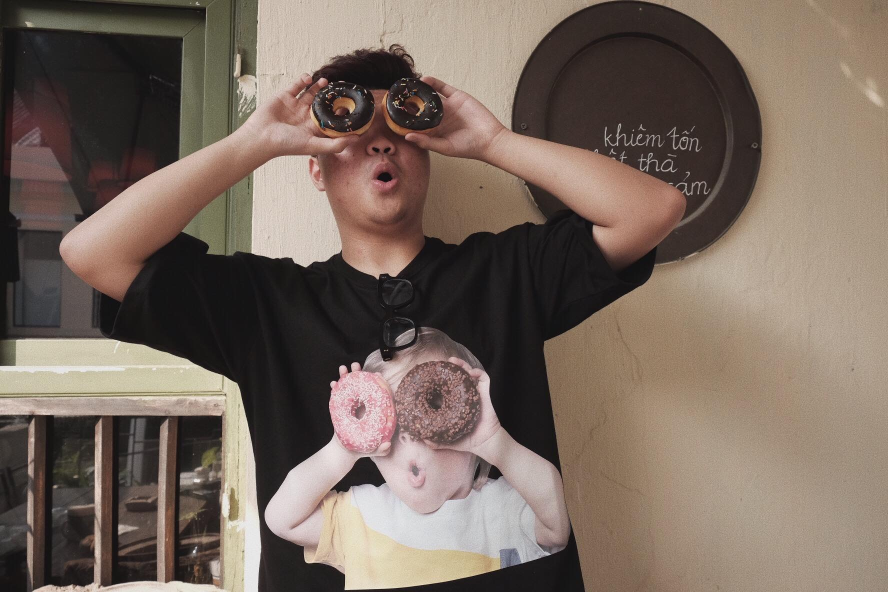
#> input picture DPT (1)/vdnq.jpg, 1776 x 1184 px (shown at 1/2 size)
$ python all.py
#> lines starting #> are read from the running program, lines starting #| are printed output that depends on the picture; after the words box and inside, x2 and y2 are one past the last pixel; in counts of white or black regions, pixels touching at a corner belong together
import sys
import cv2 as cv
import numpy as np

# Các biến toàn cục
DELAY_CAPTION = 1500 #thời gian chờ giữa các bước xử lý khi hiển thị chú thích (caption). 1,5s
DELAY_BLUR = 100 #thời gian chờ giữa các bước xử lý khi hiển thị ảnh đã xử lý 0,1s
MAX_KERNEL_LENGTH = 31 # quy định kích thước tối đa của kernel (bộ lọc) trong các phương pháp làm mờ

src = None  # lưu trữ ảnh gốc
dst = None  # lưu trữ ảnh sau khi xử lý
window_name = 'Smoothing Demo'


def main(argv):
    cv.namedWindow(window_name, cv.WINDOW_AUTOSIZE)

    # Load hình ảnh
    imageName = argv[0] if len(argv) > 0 else 'vdnq.jpg'

    global src
    src = cv.imread(cv.samples.findFile(imageName))
#> src is the input picture: shape (1184, 1776, 3); mean B, G, R 94.8, 105.5, 120.6
    if src is None:
        print ('lỗi khi mở ảnh')
        return -1

    if display_caption('Original Image') != 0:
        return 0

    global dst
    dst = np.copy(src)
    if display_dst(DELAY_CAPTION) != 0:
        return 0

    # Applying Gaussian blur (hiệu ứng làm mờ)
    if display_caption('Gaussian Blur') != 0:
        return 0

    ## [gaussianblur]
    for i in range(1, MAX_KERNEL_LENGTH, 2):
        dst = cv.GaussianBlur(src, (i, i), 0) # kích thước của kernel làm mờ thay đổi từ 1x1
        if display_dst(DELAY_BLUR) != 0:
            return 0
    ## [gaussianblur]

    # Applying Bilateral Filter (làm mịn ảnh)
    if display_caption('Bilateral Blur') != 0:
        return 0

    ## [bilateralfilter]
    for i in range(1, MAX_KERNEL_LENGTH, 2):
        dst = cv.bilateralFilter(src, i, i * 2, i / 2)
        if display_dst(DELAY_BLUR) != 0:
            return 0
    ## [bilateralfilter]

    #  Done
    display_caption('Done!')

    return 0


def display_caption(caption):
#> called with caption = 'Original Image'
    global dst
    dst = np.zeros(src.shape, src.dtype)
    rows, cols, _ch = src.shape
#> rows = 1184; cols = 1776
    cv.putText(dst, caption,
                (int(cols / 4), int(rows / 2)),  #vị trí của ảnh ở đây là cột 1/4 , hàng 1/2
                cv.FONT_HERSHEY_COMPLEX, 1, (255, 255, 255))
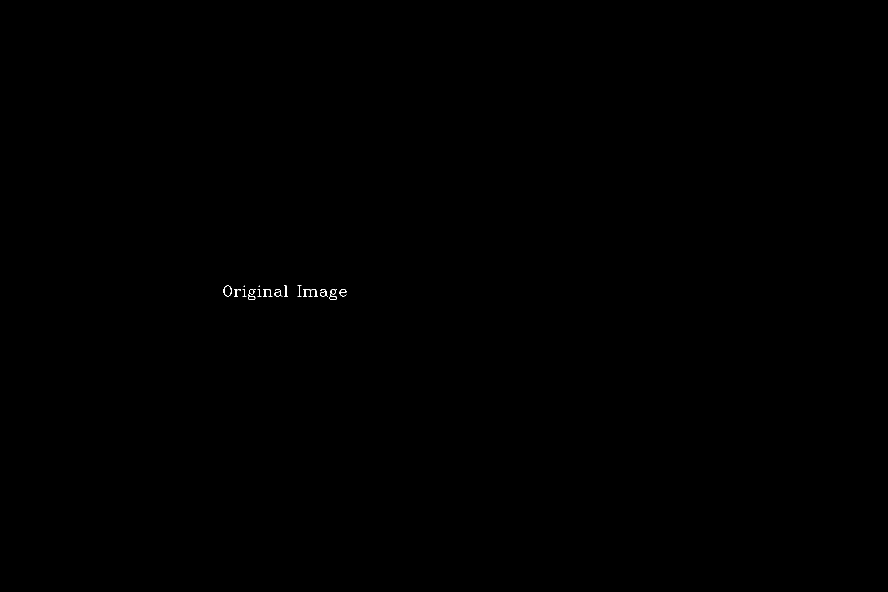
#> dst: shape (1184, 1776, 3) (shown at 1/2 size); 0.04% white in thin lines or dots, all inside (x1, y1, x2, y2) = (447, 571, 693, 600)

    return display_dst(DELAY_CAPTION)


def display_dst(delay):
#> called with delay = 1500
    cv.imshow(window_name, dst)
    c = cv.waitKey(delay)
#> (key Esc is pressed here)
    if c >= 0 : return -1
    return 0

def display_image(image):
    cv.imshow(window_name, image)
    cv.waitKey(0)

if __name__ == "__main__":
    main(sys.argv[1:])
